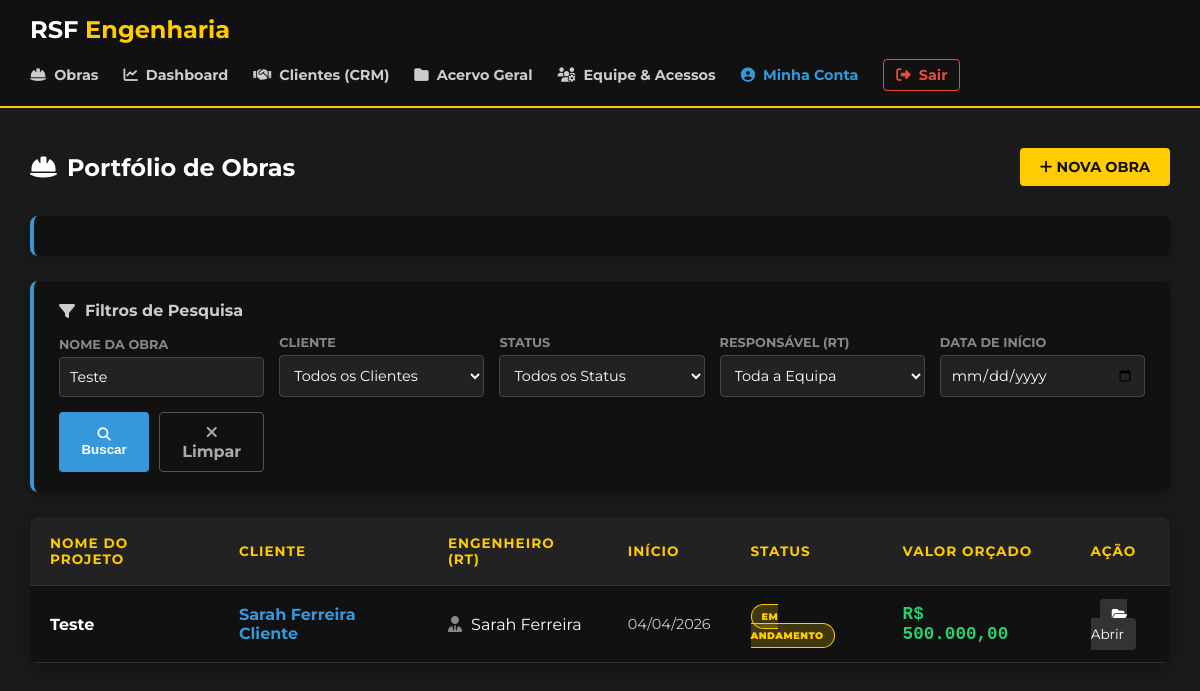
Page /portal/lista_projetos.php?nome_projeto=Teste (signed in) on the committed database.
### tables this page shows
CREATE TABLE `projetos` (
  `id` int(11) NOT NULL,
  `nome` varchar(150) NOT NULL,
  `engenheiro_responsavel` varchar(100) NOT NULL,
  `cliente_id` int(11) DEFAULT NULL,
  `valor` decimal(15,2) NOT NULL,
  `descricao` text DEFAULT NULL,
  `endereco` varchar(255) NOT NULL,
  `data_inicio` date NOT NULL,
  `data_fim_prevista` date DEFAULT NULL,
  `frequencia_medicao` enum('Diária','Semanal','Mensal') DEFAULT 'Semanal',
  `status` enum('Em Orçamento','Em Andamento','Pausado','Concluído') DEFAULT 'Em Andamento',
  `criado_em` timestamp NOT NULL DEFAULT current_timestamp()
);

CREATE TABLE `clientes` (
  `id` int(11) NOT NULL,
  `nome` varchar(255) NOT NULL,
  `documento` varchar(20) DEFAULT NULL,
  `telefone` varchar(20) DEFAULT NULL,
  `email` varchar(255) DEFAULT NULL,
  `senha` varchar(255) DEFAULT NULL,
  `status` enum('Ativo','Arquivado') DEFAULT 'Ativo',
  `criado_em` timestamp NOT NULL DEFAULT current_timestamp()
);

CREATE TABLE `usuarios` (
  `id` int(11) NOT NULL,
  `nome` varchar(100) NOT NULL,
  `email` varchar(100) NOT NULL,
  `telefone` varchar(20) DEFAULT NULL,
  `senha_hash` varchar(255) NOT NULL,
  `nivel_acesso` enum('admin','comum') DEFAULT 'comum',
  `status` enum('Ativo','Inativo') DEFAULT 'Ativo',
  `criado_em` timestamp NOT NULL DEFAULT current_timestamp()
);

### portal/lista_projetos.php (the view, shortened to what this page needs)
<?php
require_once 'scripts/conexao.php';
$filtro_nome = $_GET['nome_projeto'] ?? '';
$filtro_data = $_GET['data_inicio'] ?? '';
$sql = "SELECT p.id, p.nome, p.valor, p.status, p.data_inicio,
               u.nome AS engenheiro_nome,
               c.nome AS cliente_nome
        FROM projetos p
        LEFT JOIN usuarios u ON p.engenheiro_responsavel = u.id
        LEFT JOIN clientes c ON p.cliente_id = c.id
        WHERE 1=1";
$parametros = [];
if (!empty($filtro_nome)) {
    $sql .= " AND p.nome LIKE :nome";
    $parametros[':nome'] = '%' . $filtro_nome . '%';
}
$sql .= " ORDER BY p.id DESC";
$projetos = [];
try {
    $stmt = $pdo->prepare($sql);
    $stmt->execute($parametros);
    $projetos = $stmt->fetchAll();
} catch (PDOException $e) {
    die("Erro ao carregar a lista de projetos.");
}
function getStatusClass($status) {
    switch ($status) {
        case 'Em Andamento': return 'status-andamento';
    }
}
?>
<!DOCTYPE html>
<html lang="pt-BR">
<head>
    <link rel="stylesheet" href="https://cdnjs.cloudflare.com/ajax/libs/font-awesome/6.4.0/css/all.min.css">
    <link rel="stylesheet" href="../styles/lista_projetos.css">
</head>
<body>
    <?php include 'header.php'; ?>
    <main class="container">
        <div class="header-acoes">
            <h2><i class="fas fa-hard-hat"></i> Portfólio de Obras</h2>
            <?php if ($_SESSION['nivel_acesso'] !== 'cliente'): ?>
                <a href="cadastrar_projeto.php" class="btn-novo"><i class="fas fa-plus"></i> Nova Obra</a>
            <?php endif; ?>
        </div>
        <?php if ($_SESSION['nivel_acesso'] !== 'cliente'): ?>
        <div class="filtros-card">
           </div>
        <?php endif; ?>
        <div class="filtros-card">
            <h3><i class="fas fa-filter"></i> Filtros de Pesquisa</h3>
            <form method="GET" action="lista_projetos.php" class="filtros-grid">
                <div class="filtro-group">
                    <label>Nome da Obra</label>
                    <input type="text" name="nome_projeto" placeholder="Ex: Galpão" value="<?= htmlspecialchars($filtro_nome) ?>">
                </div>
                <div class="filtro-group">
                    <label>Cliente</label>
                    <select name="cliente_id">
                        <option value="">Todos os Clientes</option>
                    </select>
                </div>
                <div class="filtro-group">
                    <label>Status</label>
                    <select name="status">
                        <option value="">Todos os Status</option>
                    </select>
                </div>
                <div class="filtro-group">
                    <label>Responsável (RT)</label>
                    <select name="engenheiro_id">
                        <option value="">Toda a Equipa</option>
                    </select>
                </div>
                <div class="filtro-group">
                    <label>Data de Início</label>
                    <input type="date" name="data_inicio" value="<?= htmlspecialchars($filtro_data) ?>">
                </div>
                <div class="filtros-acoes">
                    <button type="submit" class="btn-filtrar"><i class="fas fa-search"></i> Buscar</button>
                    <a href="lista_projetos.php" class="btn-limpar"><i class="fas fa-times"></i> Limpar</a>
                </div>
            </form>
        </div>
        <div class="table-wrapper">
            <table>
                <thead>
                    <tr>
                        <th>Nome do Projeto</th>
                        <th>Cliente</th>
                        <th>Engenheiro (RT)</th>
                        <th>Início</th>
                        <th>Status</th>
                        <th>Valor Orçado</th>
                        <th style="text-align: center;">Ação</th>
                    </tr>
                </thead>
                <tbody>
                    <?php if (empty($projetos)): ?>
                        <tr>
                            <td colspan="7" style="text-align: center; color: #888; padding: 30px;">
                                <i class="fas fa-search-minus fa-2x" style="margin-bottom: 10px; display: block;"></i>
                                Nenhuma obra encontrada com estes filtros.
                            </td>
                        </tr>
                    <?php else: ?>
                        <?php foreach ($projetos as $proj): ?>
                            <tr class="linha-clicavel" onclick="window.location='detalhes_projeto.php?id=<?= $proj['id'] ?>'">
                                <td class="nome-projeto" style="font-weight: bold; font-size: 1.0rem;">
                                    <?= htmlspecialchars($proj['nome']) ?>
                                </td>
                                <td style="color: #3498db; font-weight: bold;">
                                    <?= htmlspecialchars($proj['cliente_nome'] ?? '--') ?>
                                </td>
                                <td><i class="fas fa-user-tie" style="color:#888; margin-right:5px;"></i> <?= htmlspecialchars($proj['engenheiro_nome'] ?? 'Não Atribuído') ?></td>
                                <td style="font-size: 0.9rem; color: #ccc;"><?= date('d/m/Y', strtotime($proj['data_inicio'])) ?></td>
                                <td>
                                    <span class="badge-status <?= getStatusClass($proj['status']) ?>">
                                        <?= htmlspecialchars($proj['status']) ?>
                                    </span>
                                </td>
                                <td class="valor-obra">R$ <?= number_format($proj['valor'], 2, ',', '.') ?></td>
                                <td style="text-align: center;">
                                    <span class="btn-detalhes"><i class="fas fa-folder-open"></i> Abrir</span>
                                </td>
                            </tr>
                        <?php endforeach; ?>
                    <?php endif; ?>
                </tbody>
            </table>
        </div>
    </main>
</body>
</html>

### styles/lista_projetos.css (style rules this page uses)
:root { --primary-yellow: #FFCC00; --dark-bg: #1A1A1A; --darker-bg: #111111; }
body { margin: 0; font-family: 'Montserrat', sans-serif; background-color: var(--dark-bg); color: #fff; }
.container { padding: 40px 30px; max-width: 1200px; margin: 0 auto; }
.header-acoes { display: flex; justify-content: space-between; align-items: center; margin-bottom: 30px; }
.header-acoes h2 { margin: 0; display: flex; align-items: center; gap: 10px; }
.btn-novo { background-color: var(--primary-yellow); color: #111; text-decoration: none; padding: 10px 20px; border-radius: 4px; font-weight: 700; transition: 0.3s; text-transform: uppercase; font-size: 0.9rem; }
.table-wrapper { background-color: var(--darker-bg); border-radius: 8px; box-shadow: 0 4px 15px rgba(0,0,0,0.3); overflow-x: auto; }
table { width: 100%; border-collapse: collapse; text-align: left; }
th, td { padding: 18px 20px; border-bottom: 1px solid #333; }
th { background-color: #222; color: var(--primary-yellow); text-transform: uppercase; font-size: 0.85rem; letter-spacing: 1px; }
tr.linha-clicavel { cursor: pointer; transition: background-color 0.2s; }
.nome-projeto { font-weight: 700; font-size: 1.05rem; color: #fff; }
.valor-obra { font-family: monospace; font-size: 1.1rem; color: #2ecc71; font-weight: bold; }
.badge-status { padding: 6px 10px; border-radius: 20px; font-size: 0.6rem; font-weight: 900; text-transform: uppercase; letter-spacing: 0.5px; }
.status-andamento { background-color: rgba(255, 204, 0, 0.2); color: var(--primary-yellow); border: 1px solid var(--primary-yellow); }
.btn-detalhes { color: #fff; background-color: #333; padding: 8px 12px; border-radius: 4px; font-size: 0.85rem; text-decoration: none; transition: 0.3s; }
.filtros-card { background-color: var(--darker-bg); padding: 20px 25px; border-radius: 8px; margin-bottom: 25px; border-left: 4px solid #3498db; box-shadow: 0 4px 10px rgba(0,0,0,0.2); }
.filtros-card h3 { margin-top: 0; margin-bottom: 15px; color: #ccc; font-size: 1rem; display: flex; align-items: center; gap: 10px; }
.filtros-grid { display: grid; grid-template-columns: repeat(auto-fit, minmax(200px, 1fr)); gap: 15px; align-items: end; }
.filtro-group { display: flex; flex-direction: column; gap: 5px; }
.filtro-group label { font-size: 0.8rem; color: #888; font-weight: bold; text-transform: uppercase; }
.filtro-group input, .filtro-group select { padding: 10px; background-color: #222; border: 1px solid #444; border-radius: 4px; color: #fff; font-family: 'Montserrat', sans-serif; font-size: 0.9rem; }
.filtros-acoes { display: flex; gap: 10px; }
.btn-filtrar { background-color: #3498db; color: #fff; border: none; padding: 10px 15px; border-radius: 4px; font-weight: bold; cursor: pointer; transition: 0.3s; flex-grow: 1; }
.btn-limpar { background-color: transparent; color: #aaa; border: 1px solid #555; padding: 10px 15px; border-radius: 4px; text-decoration: none; font-weight: bold; text-align: center; transition: 0.3s; }

### rows in the picture
projetos: nome "Teste", cliente.nome "Sarah Ferreira Cliente", usuarios.nome "Sarah Ferreira", data_inicio "04/04/2026", status "EM ANDAMENTO", valor "500.000,00"
